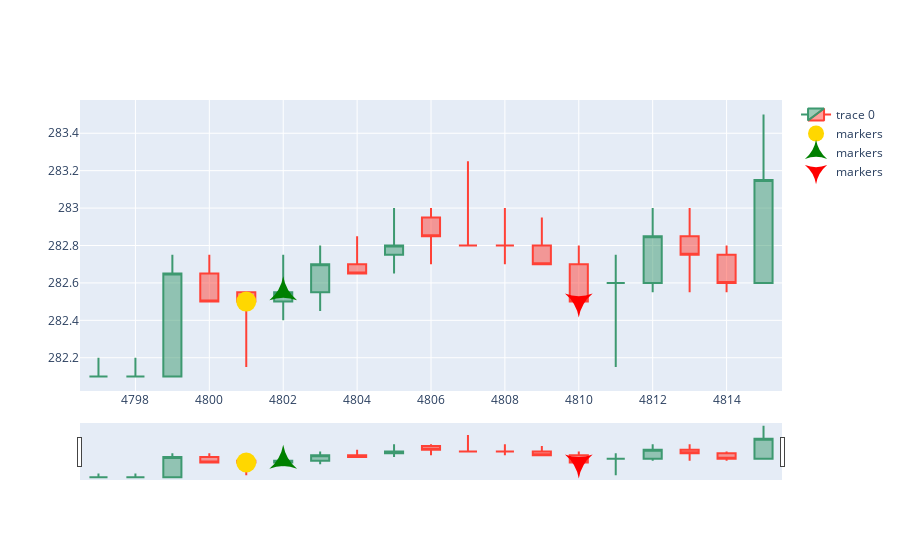

Notebook source saved alongside this figure:
### Code cell
graph(data_list[13],"DLF")

### Figure 1 — Plotly figure (JSON) as saved in the notebook; plotly's stock layout.template omitted (floating-point values rounded to 4 significant figures)
{"data": [{"close": [282.1, 282.1, 282.6, 282.5, 282.5, 282.6, 282.7, 282.6, 282.8, 282.9, 282.8, 282.8, 282.7, 282.5, 282.6, 282.9, 282.8, 282.6, 283.1], "high": [282.2, 282.2, 282.8, 282.8, 282.6, 282.8, 282.8, 282.9, 283, 283, 283.2, 283, 282.9, 282.8, 282.8, 283, 283, 282.8, 283.5], "low": [282.1, 282.1, 282.1, 282.5, 282.1, 282.4, 282.4, 282.6, 282.6, 282.7, 282.8, 282.7, 282.7, 282.5, 282.1, 282.6, 282.6, 282.6, 282.6], "open": [282.1, 282.1, 282.1, 282.6, 282.6, 282.5, 282.6, 282.7, 282.8, 282.9, 282.8, 282.8, 282.8, 282.7, 282.6, 282.6, 282.9, 282.8, 282.6], "type": "candlestick", "x": [4797, 4798, 4799, 4800, 4801, 4802, 4803, 4804, 4805, 4806, 4807, 4808, 4809, 4810, 4811, 4812, 4813, 4814, 4815]}, {"marker": {"color": ["gold"], "size": 20, "symbol": ["circle"]}, "mode": "markers", "name": "markers", "type": "scatter", "x": [4801], "y": [282.5]}, {"marker": {"color": ["green"], "size": 20, "symbol": ["star-triangle-up"]}, "mode": "markers", "name": "markers", "type": "scatter", "x": [4802], "y": [282.6]}, {"marker": {"color": ["red"], "size": 20, "symbol": ["star-triangle-down"]}, "mode": "markers", "name": "markers", "type": "scatter", "x": [4810], "y": [282.5]}], "layout": {}}
